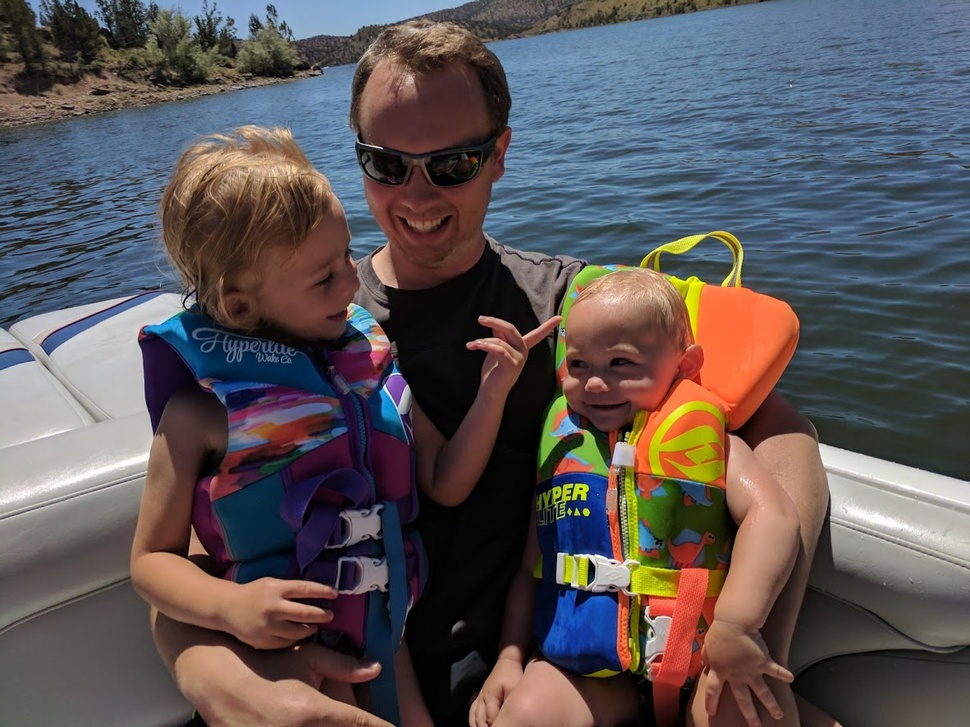
#> input picture week02/family.jpg, 970 x 727 px, shrunk from 1182 x 886 before the run
$ jupyter execute --allow-errors teach2.ipynb   (shell and % lines are left out)
#> lines starting #> are read from the running program, lines starting #| are printed output that depends on the picture
***

# 02 Teach : Team Activity B

## 1 - Objectives

- Look at different datatype for images
- Basic Opencv functions

***
## 2 - Overview

- For today's team activity, you will be working with image histograms and thresholds.

***
## 3 - Activity

### 3.0 - The Setup
The following code is required for this assignment. Make sure that it is run before running your functions.

[cell 1]
# These are the libraries used in this notebook - you must run this cell
import numpy as np
import matplotlib.pyplot as plt
import cv2

### 3.1 - Histograms

Histograms are used to better understand the color range of images.  Please use this [documentation page](https://docs.opencv.org/3.1.0/d1/db7/tutorial_py_histogram_begins.html) for reference.

#### 3.1.1 - Load the image of the Salt Lake Temple

[cell 2]
# 1. Load the Salt Lake Temple iamge "sl_temple.jpg"
img = cv2.imread('sl_temple.jpg')
# 2. Display it's color histogram
#> (the rest of this cell did not finish here and is left out)

#### 3.1.2 - Load the your own image

[cell 3]
# 1. Load your image
img = cv2.imread('family.jpg')
#> img is the input picture: shape (727, 970, 3); mean B, G, R 86.3, 84.6, 91.4
# 2. Display it's color histogram
plt.hist(img.ravel(),256,[0,256]);
plt.show()
#> figure, not shown here; tallest bar 21444 high, from x = 5 to 6
# 3. Display it's all three channels histogram
color = ('b', 'g', 'r')
for i, col in enumerate(color):
    histr = cv2.calcHist([img],[i],None,[256],[0,256])
    plt.plot(histr,color = col)
    plt.xlim([0,256])
plt.show()
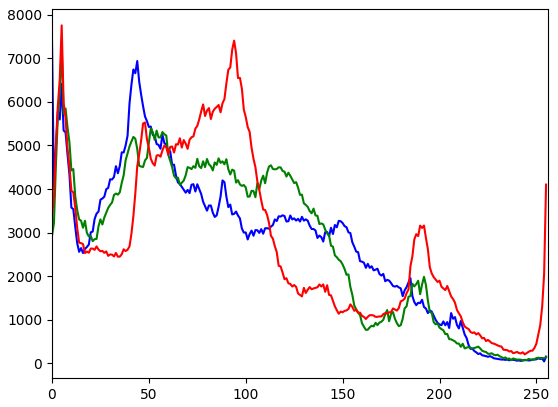
#> figure drawn by matplotlib, 1 panel; curve peaks at x = 0, y = 7420; curve peaks at x = 5, y = 7277; curve peaks at x = 5, y = 7754
# 4. Display it's grayscale histogram
gray_image = cv2.cvtColor(img, cv2.COLOR_BGR2GRAY)
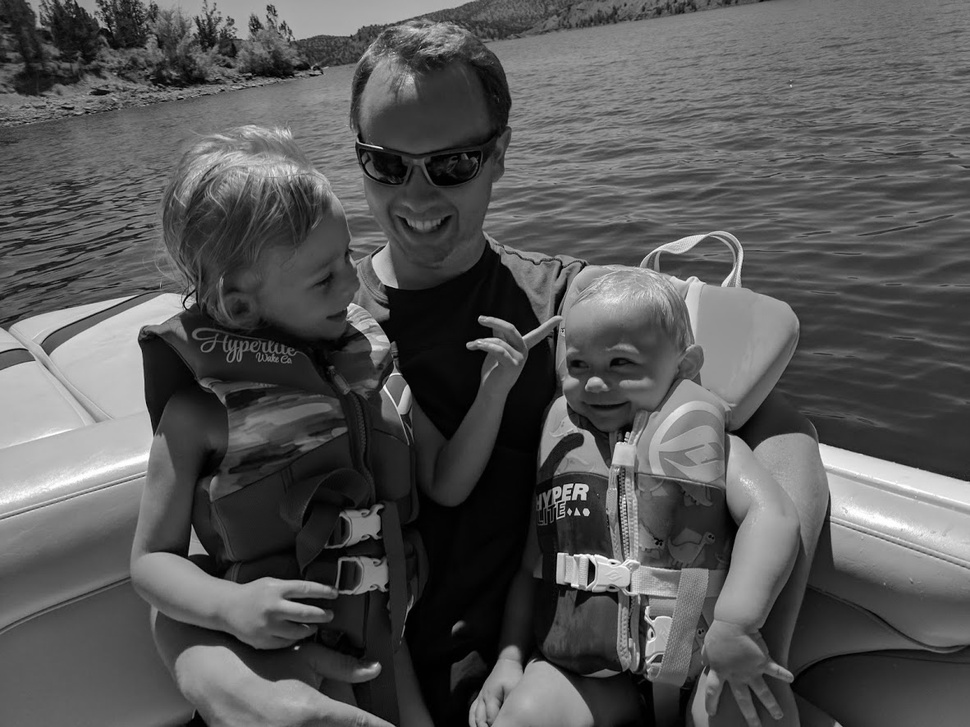
#> gray_image: shape (727, 970); min 0, max 255, mean 86.8
plt.hist(gray_image.ravel(),256,[0,256]);
plt.show()
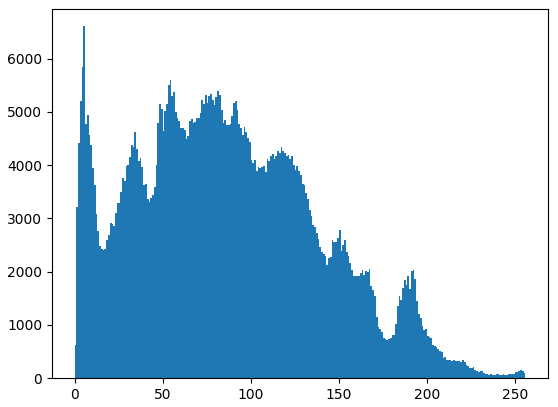
#> figure drawn by matplotlib, 1 panel; tallest bar 6608 high, from x = 5 to 6

### 3.2 - Thresholds

Thresholds allow us to remove or enhance images.

- [Webpage on Using thresholds](http://www.bogotobogo.com/python/OpenCV_Python/python_opencv3_Image_Global_Thresholding_Adaptive_Thresholding_Otsus_Binarization_Segmentations.php)

#### 3.2.1 - Load the image of the Salt Lake Temple

[cell 4]
# 1. Load the Salt Lake Temple iamge "sl_temple.jpg"
img = cv2.imread('sl_temple.jpg')
# 2. Using the following statements, display the different threshold results on the temple image

ret,thresh1 = cv2.threshold(img,127,255,cv2.THRESH_BINARY)
ret,thresh2 = cv2.threshold(img,127,255,cv2.THRESH_BINARY_INV)
ret,thresh3 = cv2.threshold(img,127,255,cv2.THRESH_TRUNC)
ret,thresh4 = cv2.threshold(img,127,255,cv2.THRESH_TOZERO)
ret,thresh5 = cv2.threshold(img,127,255,cv2.THRESH_TOZERO_INV)
titles = ['Original Image','BINARY','BINARY_INV','TRUNC','TOZERO','TOZERO_INV']
images = [img, thresh1, thresh2, thresh3, thresh4, thresh5]

#> (the rest of this cell did not finish here and is left out)

#### 3.2.2 - Load your own image

[cell 5]
# 1. Load your own image
img = cv2.imread('family.jpg')
# 2. Using the following statements, display the different threshold results on your image
ret,thresh1 = cv2.threshold(img,127,255,cv2.THRESH_BINARY)
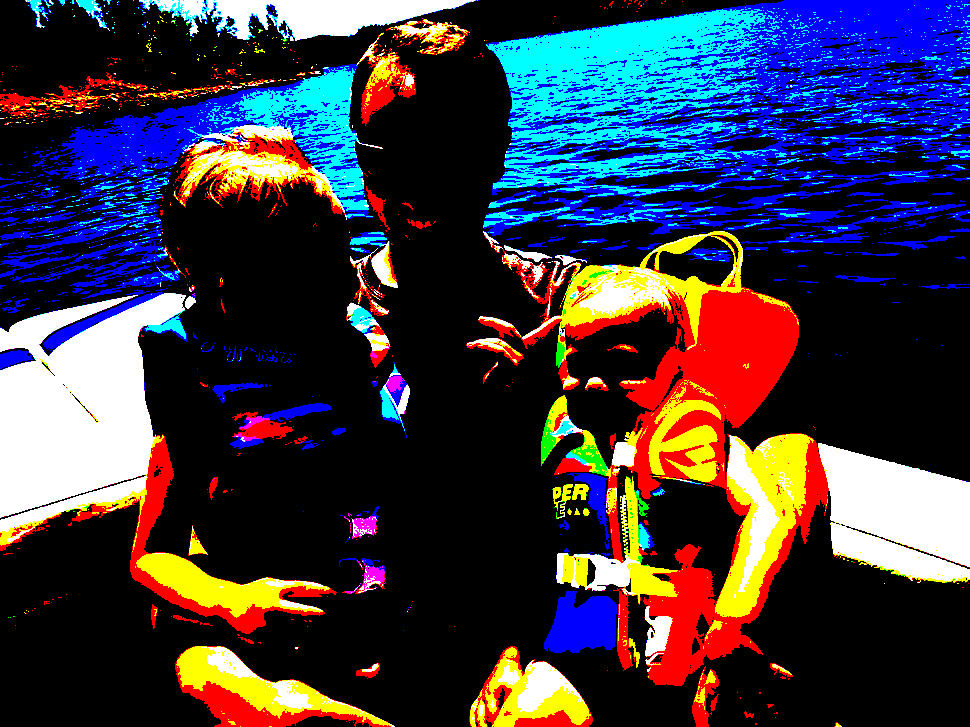
#> thresh1: shape (727, 970, 3); mean B, G, R 66.7, 54, 58.3
ret,thresh2 = cv2.threshold(img,127,255,cv2.THRESH_BINARY_INV)
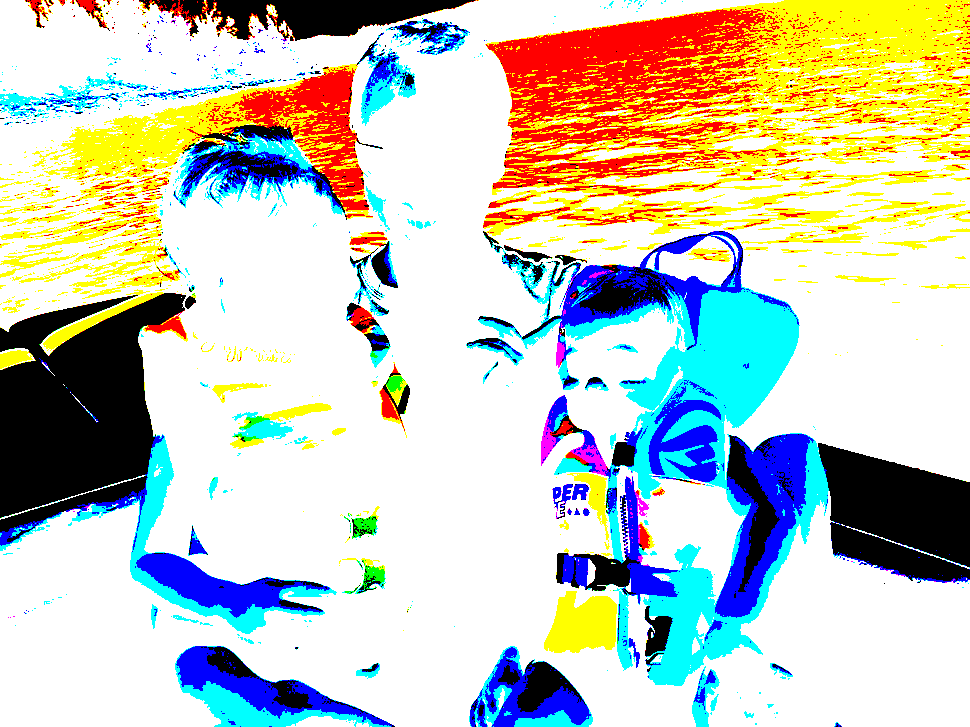
#> thresh2: shape (727, 970, 3); mean B, G, R 188.3, 201, 196.7
ret,thresh3 = cv2.threshold(img,127,255,cv2.THRESH_TRUNC)
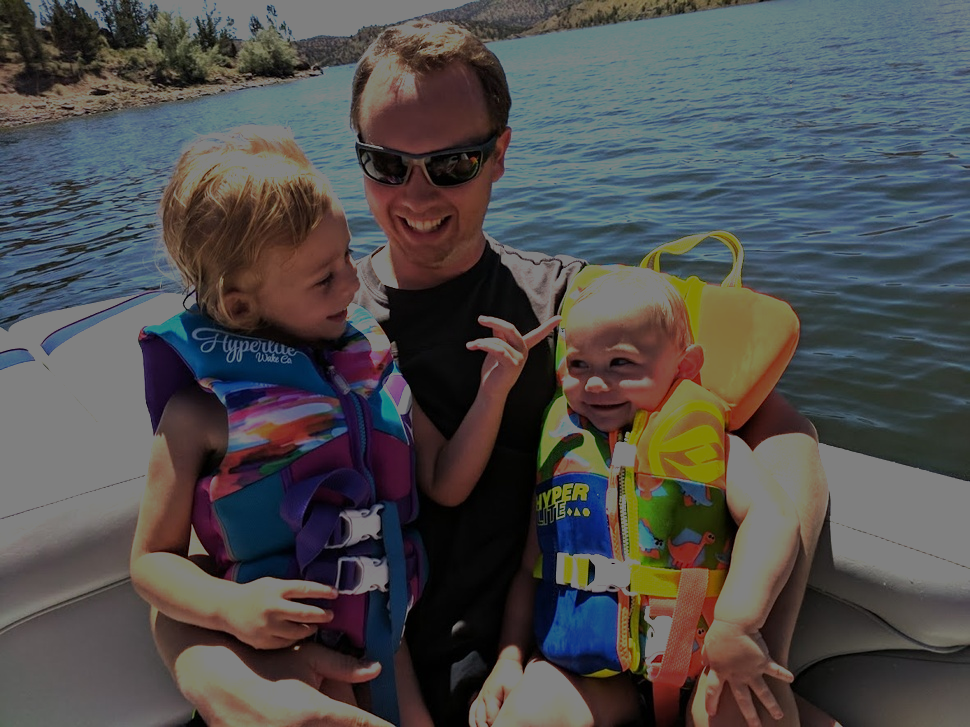
#> thresh3: shape (727, 970, 3); mean B, G, R 77, 77.2, 78.7
ret,thresh4 = cv2.threshold(img,127,255,cv2.THRESH_TOZERO)
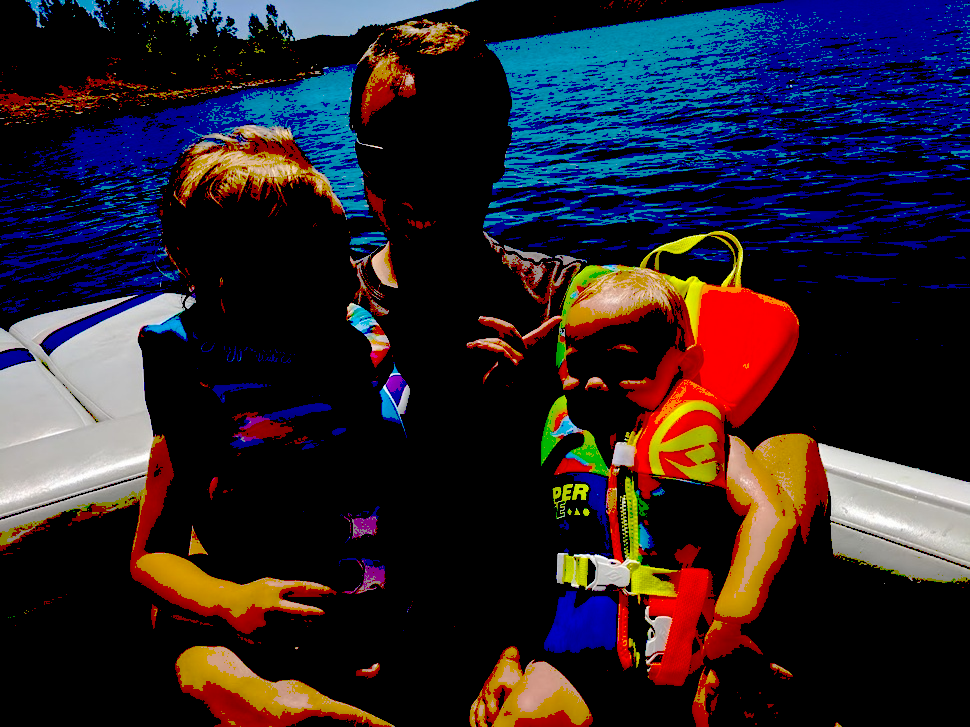
#> thresh4: shape (727, 970, 3); mean B, G, R 42.6, 34.2, 41.7
ret,thresh5 = cv2.threshold(img,127,255,cv2.THRESH_TOZERO_INV)
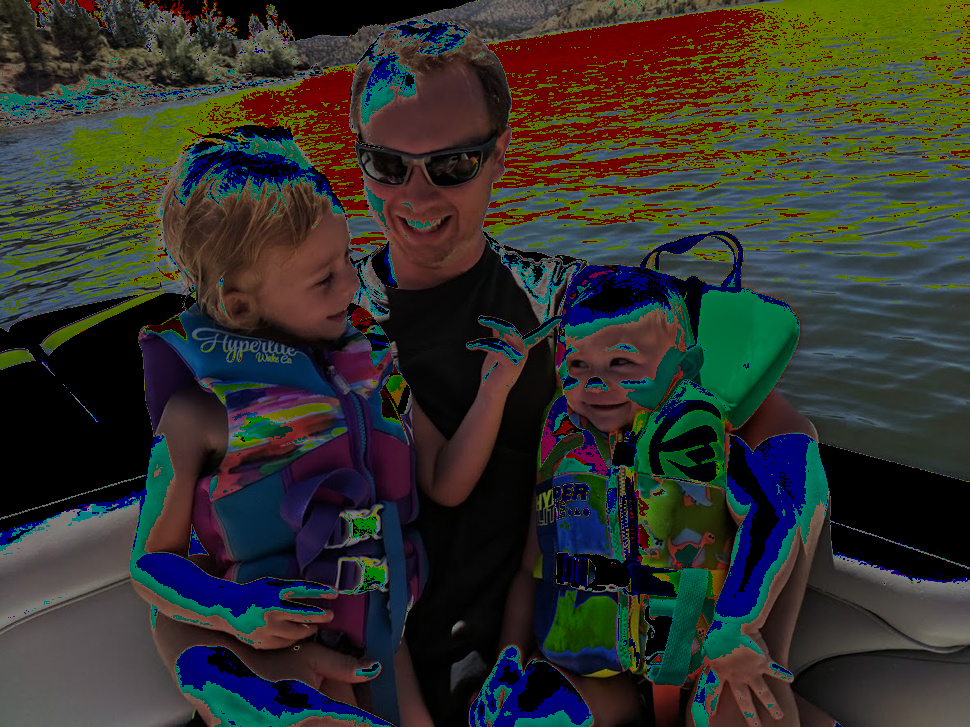
#> thresh5: shape (727, 970, 3); mean B, G, R 43.8, 50.3, 49.7

titles = ['Original Image','BINARY','BINARY_INV','TRUNC','TOZERO','TOZERO_INV']
images = [img, thresh1, thresh2, thresh3, thresh4, thresh5]

for i in range(6):
    plt.subplot(2,3,i+1),plt.imshow(images[i],'gray')
    plt.title(titles[i])
    plt.xticks([]),plt.yticks([])

plt.show()
#> figure, not shown here; B, G, R data is drawn as R, G, B
